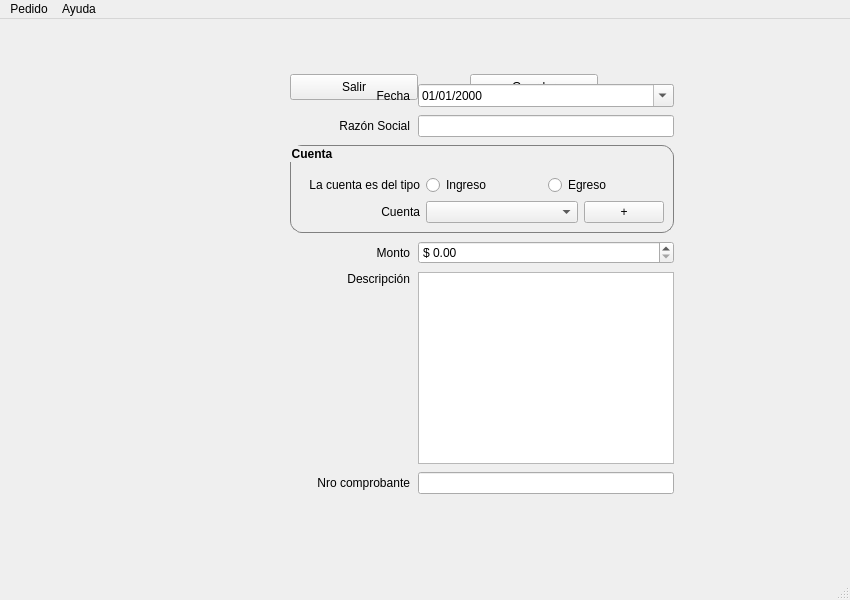
<?xml version="1.0" encoding="UTF-8"?>
<ui version="4.0">
 <class>MainWindow</class>
 <widget class="QMainWindow" name="MainWindow">
  <property name="geometry">
   <rect>
    <x>0</x>
    <y>0</y>
    <width>850</width>
    <height>600</height>
   </rect>
  </property>
  <property name="windowTitle">
   <string>MainWindow</string>
  </property>
  <widget class="QWidget" name="centralwidget">
   <widget class="QWidget" name="layoutWidget">
    <property name="geometry">
     <rect>
      <x>270</x>
      <y>50</y>
      <width>348</width>
      <height>36</height>
     </rect>
    </property>
    <layout class="QHBoxLayout" name="horizontalLayout_3">
     <property name="leftMargin">
      <number>20</number>
     </property>
     <property name="topMargin">
      <number>5</number>
     </property>
     <property name="rightMargin">
      <number>20</number>
     </property>
     <property name="bottomMargin">
      <number>5</number>
     </property>
     <item>
      <widget class="QPushButton" name="btExit_2">
       <property name="cursor">
        <cursorShape>PointingHandCursor</cursorShape>
       </property>
       <property name="styleSheet">
        <string notr="true">min-width: 120px;
min-height: 18px;</string>
       </property>
       <property name="text">
        <string>Salir</string>
       </property>
      </widget>
     </item>
     <item>
      <spacer name="horizontalSpacer_2">
       <property name="orientation">
        <enum>Qt::Horizontal</enum>
       </property>
       <property name="sizeHint" stdset="0">
        <size>
         <width>40</width>
         <height>20</height>
        </size>
       </property>
      </spacer>
     </item>
     <item>
      <widget class="QPushButton" name="btSave_2">
       <property name="cursor">
        <cursorShape>PointingHandCursor</cursorShape>
       </property>
       <property name="styleSheet">
        <string notr="true">min-width: 120px;
min-height: 18px;</string>
       </property>
       <property name="text">
        <string>Guardar</string>
       </property>
      </widget>
     </item>
    </layout>
   </widget>
   <widget class="QWidget" name="layoutWidget_2">
    <property name="geometry">
     <rect>
      <x>270</x>
      <y>50</y>
      <width>424</width>
      <height>449</height>
     </rect>
    </property>
    <layout class="QVBoxLayout" name="verticalLayout_3">
     <property name="spacing">
      <number>8</number>
     </property>
     <property name="leftMargin">
      <number>20</number>
     </property>
     <property name="topMargin">
      <number>15</number>
     </property>
     <property name="rightMargin">
      <number>20</number>
     </property>
     <item>
      <layout class="QHBoxLayout" name="hlMainWindow_7">
       <item>
        <widget class="QLabel" name="lbFecha_2">
         <property name="sizePolicy">
          <sizepolicy hsizetype="Maximum" vsizetype="Preferred">
           <horstretch>0</horstretch>
           <verstretch>0</verstretch>
          </sizepolicy>
         </property>
         <property name="minimumSize">
          <size>
           <width>120</width>
           <height>0</height>
          </size>
         </property>
         <property name="layoutDirection">
          <enum>Qt::LeftToRight</enum>
         </property>
         <property name="text">
          <string>Fecha</string>
         </property>
         <property name="alignment">
          <set>Qt::AlignRight|Qt::AlignTrailing|Qt::AlignVCenter</set>
         </property>
        </widget>
       </item>
       <item>
        <widget class="QDateEdit" name="deFecha_2">
         <property name="sizePolicy">
          <sizepolicy hsizetype="Preferred" vsizetype="Fixed">
           <horstretch>0</horstretch>
           <verstretch>0</verstretch>
          </sizepolicy>
         </property>
         <property name="displayFormat">
          <string>dd/MM/yyyy</string>
         </property>
         <property name="calendarPopup">
          <bool>true</bool>
         </property>
        </widget>
       </item>
      </layout>
     </item>
     <item>
      <layout class="QHBoxLayout" name="hlMainWindow_8">
       <item>
        <widget class="QLabel" name="lbRazonSocial_2">
         <property name="sizePolicy">
          <sizepolicy hsizetype="Maximum" vsizetype="Preferred">
           <horstretch>0</horstretch>
           <verstretch>0</verstretch>
          </sizepolicy>
         </property>
         <property name="minimumSize">
          <size>
           <width>120</width>
           <height>0</height>
          </size>
         </property>
         <property name="layoutDirection">
          <enum>Qt::LeftToRight</enum>
         </property>
         <property name="text">
          <string>Razón Social</string>
         </property>
         <property name="alignment">
          <set>Qt::AlignRight|Qt::AlignTrailing|Qt::AlignVCenter</set>
         </property>
        </widget>
       </item>
       <item>
        <widget class="QLineEdit" name="leRazonSocial_2">
         <property name="sizePolicy">
          <sizepolicy hsizetype="Preferred" vsizetype="Fixed">
           <horstretch>0</horstretch>
           <verstretch>0</verstretch>
          </sizepolicy>
         </property>
        </widget>
       </item>
      </layout>
     </item>
     <item>
      <widget class="QGroupBox" name="groupBox_2">
       <property name="styleSheet">
        <string notr="true">QGroupBox{
font:bold;
border: 1px solid gray;
border-radius: 12px;
}</string>
       </property>
       <property name="title">
        <string>Cuenta</string>
       </property>
       <layout class="QVBoxLayout" name="verticalLayout_4">
        <item>
         <widget class="QLabel" name="label">
          <property name="text">
           <string/>
          </property>
         </widget>
        </item>
        <item>
         <layout class="QHBoxLayout" name="horizontalLayout_4">
          <item>
           <widget class="QLabel" name="lbCuenta_3">
            <property name="sizePolicy">
             <sizepolicy hsizetype="Maximum" vsizetype="Preferred">
              <horstretch>0</horstretch>
              <verstretch>0</verstretch>
             </sizepolicy>
            </property>
            <property name="minimumSize">
             <size>
              <width>120</width>
              <height>0</height>
             </size>
            </property>
            <property name="layoutDirection">
             <enum>Qt::LeftToRight</enum>
            </property>
            <property name="text">
             <string>La cuenta es del tipo</string>
            </property>
            <property name="alignment">
             <set>Qt::AlignRight|Qt::AlignTrailing|Qt::AlignVCenter</set>
            </property>
           </widget>
          </item>
          <item>
           <widget class="QRadioButton" name="rbIngreso_2">
            <property name="text">
             <string>Ingreso</string>
            </property>
           </widget>
          </item>
          <item>
           <widget class="QRadioButton" name="rbEgreso_2">
            <property name="text">
             <string>Egreso</string>
            </property>
           </widget>
          </item>
         </layout>
        </item>
        <item>
         <layout class="QHBoxLayout" name="hlMainWindow_9">
          <property name="spacing">
           <number>6</number>
          </property>
          <item>
           <widget class="QLabel" name="lbCuenta_4">
            <property name="sizePolicy">
             <sizepolicy hsizetype="Maximum" vsizetype="Preferred">
              <horstretch>0</horstretch>
              <verstretch>0</verstretch>
             </sizepolicy>
            </property>
            <property name="minimumSize">
             <size>
              <width>120</width>
              <height>0</height>
             </size>
            </property>
            <property name="layoutDirection">
             <enum>Qt::LeftToRight</enum>
            </property>
            <property name="text">
             <string>Cuenta</string>
            </property>
            <property name="alignment">
             <set>Qt::AlignRight|Qt::AlignTrailing|Qt::AlignVCenter</set>
            </property>
           </widget>
          </item>
          <item>
           <widget class="QComboBox" name="cbCuentas_2">
            <property name="sizePolicy">
             <sizepolicy hsizetype="Expanding" vsizetype="Fixed">
              <horstretch>0</horstretch>
              <verstretch>0</verstretch>
             </sizepolicy>
            </property>
            <property name="insertPolicy">
             <enum>QComboBox::InsertAlphabetically</enum>
            </property>
           </widget>
          </item>
          <item>
           <widget class="QPushButton" name="btAgregarCategoria_2">
            <property name="sizePolicy">
             <sizepolicy hsizetype="Preferred" vsizetype="Fixed">
              <horstretch>0</horstretch>
              <verstretch>0</verstretch>
             </sizepolicy>
            </property>
            <property name="cursor">
             <cursorShape>PointingHandCursor</cursorShape>
            </property>
            <property name="toolTip">
             <string>Agregar nueva categoría</string>
            </property>
            <property name="text">
             <string>+</string>
            </property>
            <property name="icon">
             <iconset>
              <normaloff>:/newPrefix/list-add.png</normaloff>:/newPrefix/list-add.png</iconset>
            </property>
            <property name="iconSize">
             <size>
              <width>16</width>
              <height>16</height>
             </size>
            </property>
           </widget>
          </item>
         </layout>
        </item>
       </layout>
      </widget>
     </item>
     <item>
      <layout class="QHBoxLayout" name="hlMainWindow_10">
       <item>
        <widget class="QLabel" name="lbMonto_2">
         <property name="sizePolicy">
          <sizepolicy hsizetype="Maximum" vsizetype="Preferred">
           <horstretch>0</horstretch>
           <verstretch>0</verstretch>
          </sizepolicy>
         </property>
         <property name="minimumSize">
          <size>
           <width>120</width>
           <height>0</height>
          </size>
         </property>
         <property name="layoutDirection">
          <enum>Qt::LeftToRight</enum>
         </property>
         <property name="text">
          <string>Monto</string>
         </property>
         <property name="alignment">
          <set>Qt::AlignRight|Qt::AlignTrailing|Qt::AlignVCenter</set>
         </property>
        </widget>
       </item>
       <item>
        <widget class="QDoubleSpinBox" name="dsbMonto_2">
         <property name="sizePolicy">
          <sizepolicy hsizetype="Preferred" vsizetype="Fixed">
           <horstretch>0</horstretch>
           <verstretch>0</verstretch>
          </sizepolicy>
         </property>
         <property name="prefix">
          <string>$ </string>
         </property>
         <property name="suffix">
          <string/>
         </property>
         <property name="minimum">
          <double>0.000000000000000</double>
         </property>
         <property name="maximum">
          <double>9999999.990000000223517</double>
         </property>
         <property name="singleStep">
          <double>1.000000000000000</double>
         </property>
         <property name="value">
          <double>0.000000000000000</double>
         </property>
        </widget>
       </item>
      </layout>
     </item>
     <item>
      <layout class="QHBoxLayout" name="hlMainWindow_11">
       <item>
        <widget class="QLabel" name="lbDescripcion_2">
         <property name="sizePolicy">
          <sizepolicy hsizetype="Maximum" vsizetype="Preferred">
           <horstretch>0</horstretch>
           <verstretch>0</verstretch>
          </sizepolicy>
         </property>
         <property name="minimumSize">
          <size>
           <width>120</width>
           <height>0</height>
          </size>
         </property>
         <property name="layoutDirection">
          <enum>Qt::LeftToRight</enum>
         </property>
         <property name="text">
          <string>Descripción</string>
         </property>
         <property name="alignment">
          <set>Qt::AlignRight|Qt::AlignTop|Qt::AlignTrailing</set>
         </property>
        </widget>
       </item>
       <item>
        <widget class="QTextEdit" name="teDescripcion_2">
         <property name="sizePolicy">
          <sizepolicy hsizetype="Preferred" vsizetype="Preferred">
           <horstretch>0</horstretch>
           <verstretch>0</verstretch>
          </sizepolicy>
         </property>
         <property name="tabChangesFocus">
          <bool>true</bool>
         </property>
        </widget>
       </item>
      </layout>
     </item>
     <item>
      <layout class="QHBoxLayout" name="hlMainWindow_12">
       <item>
        <widget class="QLabel" name="lbNroComprobante_2">
         <property name="sizePolicy">
          <sizepolicy hsizetype="Maximum" vsizetype="Preferred">
           <horstretch>0</horstretch>
           <verstretch>0</verstretch>
          </sizepolicy>
         </property>
         <property name="minimumSize">
          <size>
           <width>120</width>
           <height>0</height>
          </size>
         </property>
         <property name="layoutDirection">
          <enum>Qt::LeftToRight</enum>
         </property>
         <property name="text">
          <string>Nro comprobante</string>
         </property>
         <property name="alignment">
          <set>Qt::AlignRight|Qt::AlignTrailing|Qt::AlignVCenter</set>
         </property>
        </widget>
       </item>
       <item>
        <widget class="QLineEdit" name="leNroComprobante_2">
         <property name="sizePolicy">
          <sizepolicy hsizetype="Preferred" vsizetype="Fixed">
           <horstretch>0</horstretch>
           <verstretch>0</verstretch>
          </sizepolicy>
         </property>
        </widget>
       </item>
      </layout>
     </item>
     <item>
      <widget class="QLabel" name="label_3">
       <property name="text">
        <string/>
       </property>
      </widget>
     </item>
    </layout>
   </widget>
  </widget>
  <widget class="QMenuBar" name="menubar">
   <property name="geometry">
    <rect>
     <x>0</x>
     <y>0</y>
     <width>819</width>
     <height>21</height>
    </rect>
   </property>
   <widget class="QMenu" name="menuPedido">
    <property name="title">
     <string>Pedido</string>
    </property>
   </widget>
   <widget class="QMenu" name="menuAyida">
    <property name="title">
     <string>Ayuda</string>
    </property>
    <addaction name="separator"/>
   </widget>
   <addaction name="menuPedido"/>
   <addaction name="menuAyida"/>
  </widget>
  <widget class="QStatusBar" name="statusbar"/>
 </widget>
 <resources/>
 <connections/>
</ui>
